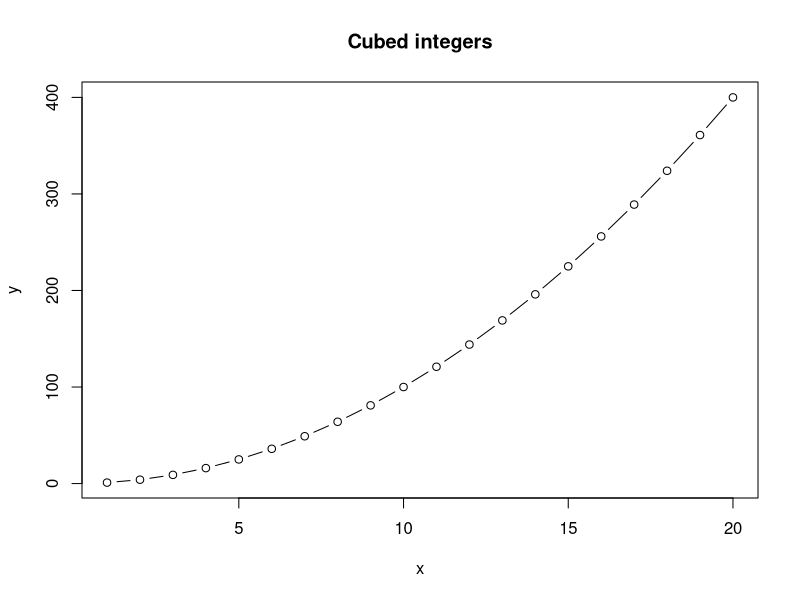

This figure's R source:
## This is a R script 
## Run this code to make a plot of x and x^2 for the integers from 1 to 10

x <- 1:20
y <- x^2


plot(x,y, type = "b", main = "Cubed integers")
